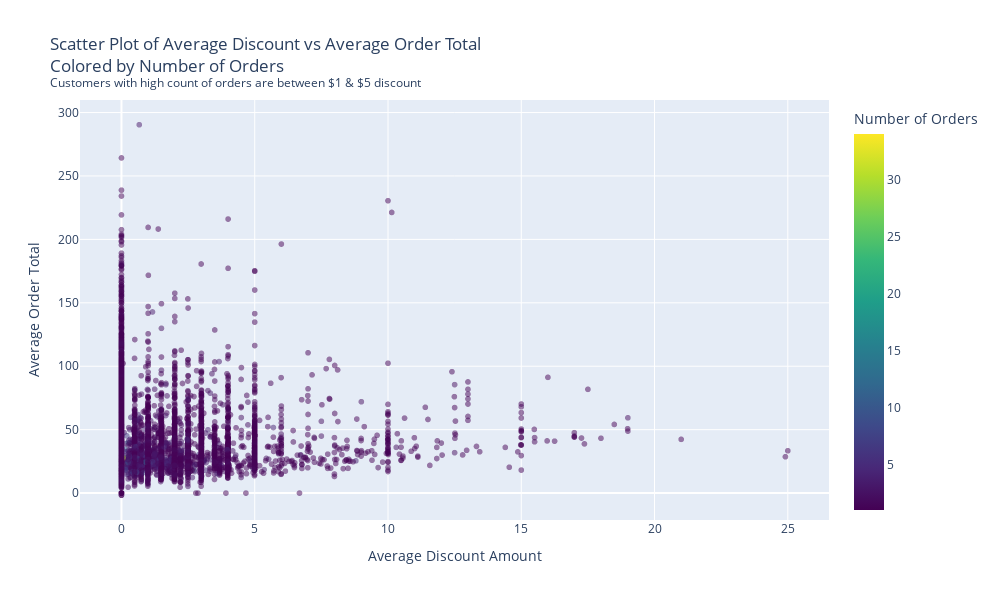

Notebook source saved alongside this figure:
### Code cell
# Group by CUSTOMER_ID to calculate the required metrics
customer_discount_stats = data.groupby('CUSTOMER_ID').agg(
    avg_discount=('DISCOUNT_AMOUNT_FLOAT', 'mean'),
    avg_order_total=('ORDER_TOTAL_FLOAT', 'mean'),
    order_count=('CUSTOMER_ID', 'size')
).reset_index()

# Create the scatter plot
fig = px.scatter(
    customer_discount_stats,
    x='avg_discount',
    y='avg_order_total',
    color='order_count',
    labels={
        'avg_discount': 'Average Discount Amount',
        'avg_order_total': 'Average Order Total',
        'order_count': 'Number of Orders'
    },
    title='Scatter Plot of Average Discount vs Average Order Total<br>Colored by Number of Orders<br><sup>Customers with high count of orders are between $1 & $5 discount</sup>',
    color_continuous_scale='Viridis'
)
fig.update_traces(marker=dict(opacity=0.5))

fig.update_layout(width=1000, height=600)
fig.show()

### Figure 1 — Plotly figure (JSON) as saved in the notebook; plotly's stock layout.template omitted (floating-point values rounded to 4 significant figures; data arrays with more than 128 entries replaced by an {"elided": "..."} marker saying what was removed)
{"data": [{"hovertemplate": "Average Discount Amount=%{x}<br>Average Order Total=%{y}<br>Number of Orders=%{marker.color}<extra></extra>", "legendgroup": "", "marker": {"color": {"elided": "13465 int values"}, "coloraxis": "coloraxis", "opacity": 0.5, "symbol": "circle"}, "mode": "markers", "name": "", "showlegend": false, "type": "scattergl", "x": {"elided": "13465 float values"}, "xaxis": "x", "y": {"elided": "13465 float values"}, "yaxis": "y"}], "layout": {"coloraxis": {"colorbar": {"title": {"text": "Number of Orders"}}, "colorscale": [[0, "#440154"], [0.1111, "#482878"], [0.2222, "#3e4989"], [0.3333, "#31688e"], [0.4444, "#26828e"], [0.5556, "#1f9e89"], [0.6667, "#35b779"], [0.7778, "#6ece58"], [0.8889, "#b5de2b"], [1, "#fde725"]]}, "height": 600, "legend": {"tracegroupgap": 0}, "title": {"text": "Scatter Plot of Average Discount vs Average Order Total<br>Colored by Number of Orders<br><sup>Customers with high count of orders are between $1 & $5 discount</sup>"}, "width": 1000, "xaxis": {"anchor": "y", "domain": [0, 1], "title": {"text": "Average Discount Amount"}}, "yaxis": {"anchor": "x", "domain": [0, 1], "title": {"text": "Average Order Total"}}}}
